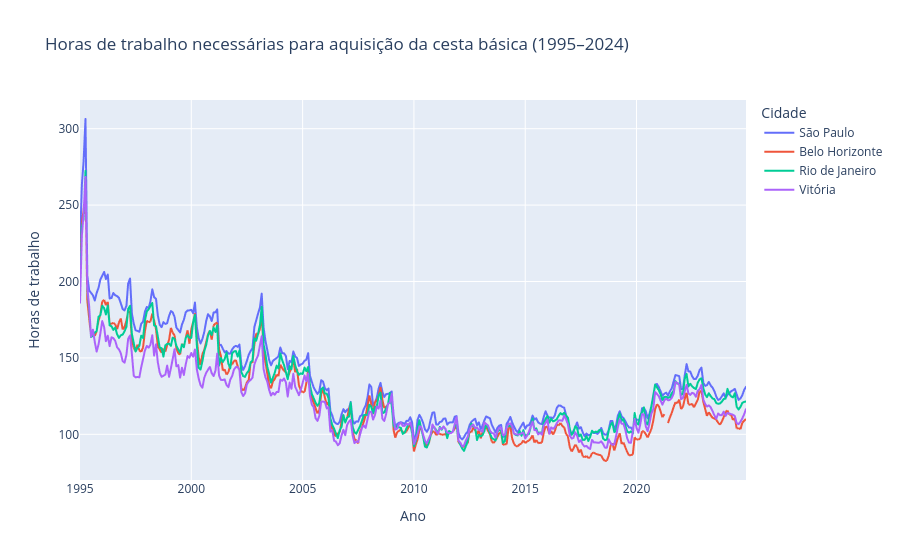

Notebook source saved alongside this figure:
### Code cell
horas_pos_1995 = horas[horas["ano"] >= 1995].copy()

fig_horas_pos_1995 = px.line(
    horas_pos_1995,
    x="data",
    y="horas_decimal",
    color="cidade",
    title="Horas de trabalho necessárias para aquisição da cesta básica (1995–2024)",
    labels={
        "data": "Ano",
        "horas_decimal": "Horas de trabalho",
        "cidade": "Cidade"
    }
)

fig_horas_pos_1995.update_layout(
    xaxis_title="Ano",
    yaxis_title="Horas de trabalho",
    legend_title="Cidade",
    hovermode="x unified"
)

fig_horas_pos_1995.show()

### Figure 1 — Plotly figure (JSON) as saved in the notebook; plotly's stock layout.template omitted (floating-point values rounded to 4 significant figures; data arrays with more than 128 entries replaced by an {"elided": "..."} marker saying what was removed)
{"data": [{"hovertemplate": "Cidade=São Paulo<br>Ano=%{x}<br>Horas de trabalho=%{y}<extra></extra>", "legendgroup": "São Paulo", "line": {"color": "#636efa", "dash": "solid"}, "marker": {"symbol": "circle"}, "mode": "lines", "name": "São Paulo", "showlegend": true, "type": "scattergl", "x": {"elided": "360 str values"}, "xaxis": "x", "y": {"elided": "360 float values"}, "yaxis": "y"}, {"hovertemplate": "Cidade=Belo Horizonte<br>Ano=%{x}<br>Horas de trabalho=%{y}<extra></extra>", "legendgroup": "Belo Horizonte", "line": {"color": "#EF553B", "dash": "solid"}, "marker": {"symbol": "circle"}, "mode": "lines", "name": "Belo Horizonte", "showlegend": true, "type": "scattergl", "x": {"elided": "360 str values"}, "xaxis": "x", "y": {"elided": "360 float values"}, "yaxis": "y"}, {"hovertemplate": "Cidade=Rio de Janeiro<br>Ano=%{x}<br>Horas de trabalho=%{y}<extra></extra>", "legendgroup": "Rio de Janeiro", "line": {"color": "#00cc96", "dash": "solid"}, "marker": {"symbol": "circle"}, "mode": "lines", "name": "Rio de Janeiro", "showlegend": true, "type": "scattergl", "x": {"elided": "360 str values"}, "xaxis": "x", "y": {"elided": "360 float values"}, "yaxis": "y"}, {"hovertemplate": "Cidade=Vitória<br>Ano=%{x}<br>Horas de trabalho=%{y}<extra></extra>", "legendgroup": "Vitória", "line": {"color": "#ab63fa", "dash": "solid"}, "marker": {"symbol": "circle"}, "mode": "lines", "name": "Vitória", "showlegend": true, "type": "scattergl", "x": {"elided": "360 str values"}, "xaxis": "x", "y": {"elided": "360 float values"}, "yaxis": "y"}], "layout": {"hovermode": "x unified", "legend": {"title": {"text": "Cidade"}, "tracegroupgap": 0}, "title": {"text": "Horas de trabalho necessárias para aquisição da cesta básica (1995–2024)"}, "xaxis": {"anchor": "y", "domain": [0, 1], "title": {"text": "Ano"}}, "yaxis": {"anchor": "x", "domain": [0, 1], "title": {"text": "Horas de trabalho"}}}}
